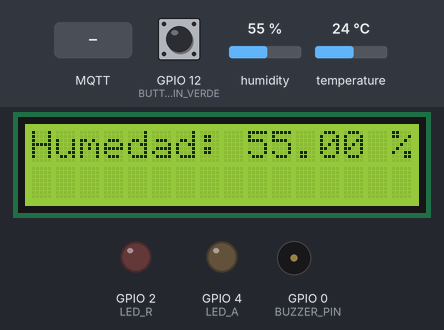
A sketch run on a simulated ESP32. Parts: 16×2 character LCD, output pins drawn as LEDs (lit = HIGH), buzzer (waves = sounding). Inputs (shaded band) come from the test bench; at power-on: humidity 55 %, temperature 24 °C, GPIO 12 (BUTTON_PIN_VERDE) HIGH. WiFi joins after 1.5 s; servers stay silent unless stated; no MQTT or app messages arrive unless stated; what the sketch prints to the serial monitor is not drawn.

Above: at 3.6 s.
3.7 s: MQTT message "0" arrives on the second subscribed topic
At 6.7 s:
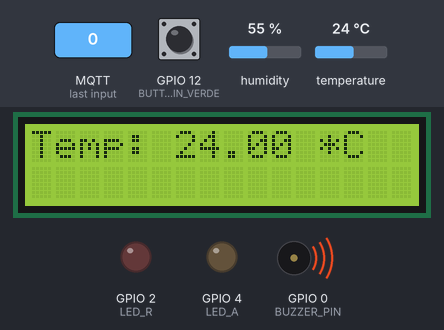
11.7 s: MQTT message "1" arrives on the second subscribed topic
At 12.0 s:
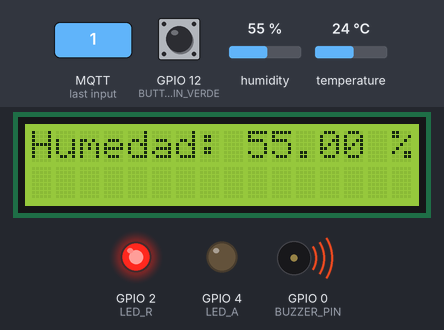
14.2 s: humidity set to 22 %
At 16.5 s:
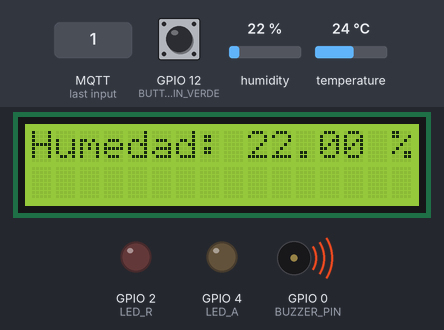
20.2 s: temperature set to 12 °C
At 25.7 s:
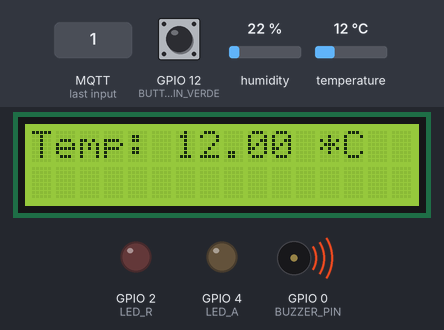
32.2 s: humidity set to 40 %
At 35.0 s:
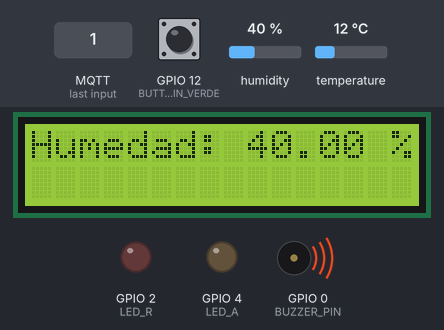
Timing chart, 0 to 36.5 s (numbered marks = the images above; inputs shaded):
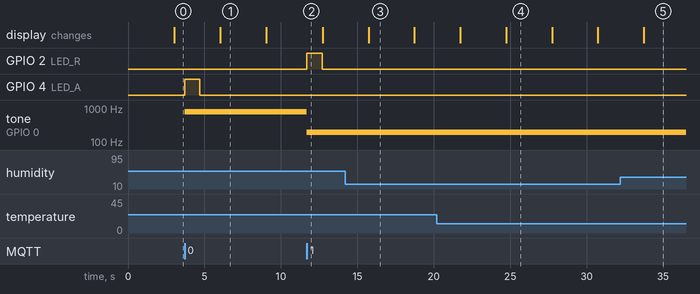

Measured:
- after the input at 3.7 s, GPIO 4 (LED_A): LOW → HIGH at once, → LOW 1.0 s later; tone on GPIO 0 (BUZZER_PIN): silent → 784 Hz at once
- after the input at 11.7 s, GPIO 2 (LED_R): LOW → HIGH at once, → LOW 1.0 s later; tone on GPIO 0 (BUZZER_PIN): 784 Hz → 196 Hz at once
- after the input at 14.2 s, the display: changes after 1.5 s (image 3)
- after the input at 20.2 s, the display: first differs from a run without the input after 4.5 s (image 4)
- after the input at 32.2 s, the display: changes after 1.5 s (image 5)
- what the display in image 1 shows lasts 3.0 s, from 6.0 s to 9.0 s

The sketch:

incubadora.ino
```cpp
#include <PubSubClient.h>
#include <WiFi.h>
#include <Adafruit_Sensor.h>
#include <DHT.h>
#include <DHT_U.h>
#include <Wire.h>
#include <LiquidCrystal_I2C.h>
#include "pitches.h"

#define DHT_PIN_TEMPERATURE 16
#define DHT_PIN_HUMIDITY 17
#define DHT_TYPE DHT22
#define BUZZER_PIN 0
const int LED_R = 2; // LED para la alarma de temperatura
const int LED_A = 4; // LED para la alarma de humedad
#define BUTTON_PIN_VERDE 12

// Variables globales para el debouncing
unsigned long lastDebounceTime_VERDE = 0;
const long debounceDelay = 50;       // El tiempo de rebote en milisegundos
int buttonState;                     // El estado actual del botón
int lastButtonState_VERDE = HIGH;          // El estado anterior del botón

DHT_Unified dhtTemperature(DHT_PIN_TEMPERATURE, DHT_TYPE);
DHT_Unified dhtHumidity(DHT_PIN_HUMIDITY, DHT_TYPE);

LiquidCrystal_I2C lcd(0x27, 16, 2);

const char* mqttServer = "mqtt-dashboard.com";
const int mqttPort = 1883;
const char* mqttClientId = "client-nuevo";
const char* mqttTopic = "testtopic/sensores1";
const char* alarmTopic = "testtopic/alarmas";
bool isTemperatureAlarmActive = false;
bool isHumidityAlarmActive = false;
bool alarmSilenced = false; // Variable para controlar si la alarma está en silencio

WiFiClient espClient;
PubSubClient client(espClient);

void setup() {
  pinMode(BUTTON_PIN_VERDE, INPUT_PULLUP); // Configura el pin del botón con pull-up interno
  Serial.begin(115200);
  lcd.init();
  lcd.backlight();
  dhtTemperature.begin();
  dhtHumidity.begin();
  pinMode(BUZZER_PIN, OUTPUT);
  pinMode(LED_R, OUTPUT);
  pinMode(LED_A, OUTPUT);
  Serial.print("Connecting to WiFi");
  WiFi.begin("Wokwi-GUEST", "", 6);
  while (WiFi.status() != WL_CONNECTED) {
    delay(100);
    Serial.print(".");
  }
  Serial.println(" Connected!");
  Serial.println("Setup completo, esperando pulsación del botón...");
  client.setServer(mqttServer, mqttPort);
  client.setCallback(callback);
  reconnect();
}

void loop() {
  if (!client.connected()) {
    reconnect();
  }
  client.loop();
  checkButton();  // función para verificar el botón
  publishSensorData();
}

void checkButton() {
  int reading = digitalRead(BUTTON_PIN_VERDE);

  if (reading != lastButtonState_VERDE) {
    // Solo reinicia el tiempo de debounce si el botón ha regresado a su estado inactivo
    if (lastButtonState_VERDE == LOW) {
      lastButtonState_VERDE = millis();
    }
  }

  if ((millis() - lastButtonState_VERDE) > debounceDelay) {
    // Si el botón fue presionado (transición de HIGH a LOW)
    if (reading == LOW && lastButtonState_VERDE == HIGH) {

      if (alarmSilenced == false){
        alarmSilenced = true;
        Serial.println("Alarma Silenciada.");
      }else {
        alarmSilenced = false;
        Serial.println("Alarma Activada.");

      }
    } else {
    }
    lastButtonState_VERDE = reading;
  }
}

void publishSensorData() {
  static unsigned long previousMillis = 0;
  const long interval = 3000; // Intervalo de 3 segundos
  unsigned long currentMillis = millis();
  if (currentMillis - previousMillis >= interval) {
    previousMillis = currentMillis;
    sensors_event_t eventTemperature, eventHumidity;
    dhtTemperature.temperature().getEvent(&eventTemperature);
    dhtHumidity.humidity().getEvent(&eventHumidity);
    if (!isnan(eventTemperature.temperature) && !isnan(eventHumidity.relative_humidity)) {
      char payload[100];
      snprintf(payload, sizeof(payload), "{\"Temperatura\":%.2f, \"Humedad\":%.2f}", eventTemperature.temperature, eventHumidity.relative_humidity);
      lcdDisplayData(eventTemperature.temperature, eventHumidity.relative_humidity);
      client.publish(mqttTopic, payload);
      Serial.println("Dato publicado con éxito");
    }
  }
}

void lcdDisplayData(float temperature, float humidity) {
  static bool showHumidity = true; // Variable para alternar entre mostrar humedad y temperatura
  lcd.clear();
  lcd.setCursor(0, 0);

  if (showHumidity) {
    lcd.print("Humedad: ");
    lcd.print(humidity);
    lcd.print(" %");
  } else {
    lcd.print("Temp: ");
    lcd.print(temperature);
    lcd.print(" *C");
  }

  lcd.setCursor(0, 1);
  lcd.print("                "); // Limpiar la segunda línea

  showHumidity = !showHumidity; // Alternar el valor de la variable para el próximo ciclo
}

//Gestionar alarmas
void callback(char* topic, byte* payload, unsigned int length) {
  if (strcmp(topic, alarmTopic) == 0) {
    int alarmType = payload[0] - '0'; // Convierte el caracter a entero (0 o 1)
  if (!alarmSilenced) {
    if (alarmType == 1) {
      isTemperatureAlarmActive = true;
      digitalWrite(LED_R, HIGH);
      tone(BUZZER_PIN, NOTE_G3);
    } else if (alarmType == 0) {
      isHumidityAlarmActive = true;
      digitalWrite(LED_A, HIGH);
      tone(BUZZER_PIN, NOTE_G5);
    }
  } else {
    // Si la alarma está silenciada, solo encender los LEDs
    if (alarmType == 1) {
      isTemperatureAlarmActive = true;
      digitalWrite(LED_R, HIGH);
    } else if (alarmType == 0) {
      isHumidityAlarmActive = true;
      digitalWrite(LED_A, HIGH);
    }
  }
    delay(1000); // Deja la alarma encendida por 1 segundo
    isTemperatureAlarmActive = false;
    isHumidityAlarmActive = false;
    digitalWrite(LED_R, LOW);
    digitalWrite(LED_A, LOW);
    noTone(BUZZER_PIN);
  }
}

void reconnect() {
  while (!client.connected()) {
    if (client.connect(mqttClientId)) {
      client.subscribe(mqttTopic);
      client.subscribe(alarmTopic);
    } else {
      delay(5000);
    }
  }
}
```
